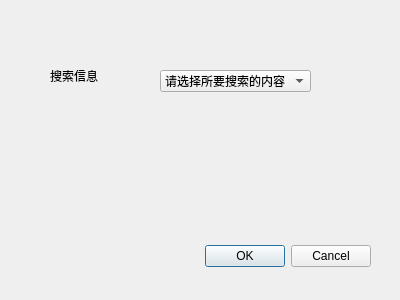
<?xml version="1.0" encoding="UTF-8"?>
<ui version="4.0">
 <class>SearchDialog</class>
 <widget class="QDialog" name="SearchDialog">
  <property name="geometry">
   <rect>
    <x>0</x>
    <y>0</y>
    <width>400</width>
    <height>300</height>
   </rect>
  </property>
  <property name="windowTitle">
   <string>Dialog</string>
  </property>
  <widget class="QDialogButtonBox" name="buttonBox">
   <property name="geometry">
    <rect>
     <x>30</x>
     <y>240</y>
     <width>341</width>
     <height>32</height>
    </rect>
   </property>
   <property name="orientation">
    <enum>Qt::Horizontal</enum>
   </property>
   <property name="standardButtons">
    <set>QDialogButtonBox::Cancel|QDialogButtonBox::Ok</set>
   </property>
  </widget>
  <widget class="QLabel" name="label">
   <property name="geometry">
    <rect>
     <x>50</x>
     <y>70</y>
     <width>54</width>
     <height>12</height>
    </rect>
   </property>
   <property name="text">
    <string>搜索信息</string>
   </property>
  </widget>
  <widget class="QComboBox" name="comboBox">
   <property name="geometry">
    <rect>
     <x>160</x>
     <y>70</y>
     <width>151</width>
     <height>22</height>
    </rect>
   </property>
   <item>
    <property name="text">
     <string>请选择所要搜索的内容</string>
    </property>
   </item>
   <item>
    <property name="text">
     <string>编号</string>
    </property>
   </item>
   <item>
    <property name="text">
     <string>性别</string>
    </property>
   </item>
   <item>
    <property name="text">
     <string>工资</string>
    </property>
   </item>
   <item>
    <property name="text">
     <string>婚否</string>
    </property>
   </item>
  </widget>
 </widget>
 <resources/>
 <connections>
  <connection>
   <sender>buttonBox</sender>
   <signal>accepted()</signal>
   <receiver>SearchDialog</receiver>
   <slot>accept()</slot>
   <hints>
    <hint type="sourcelabel">
     <x>248</x>
     <y>254</y>
    </hint>
    <hint type="destinationlabel">
     <x>157</x>
     <y>274</y>
    </hint>
   </hints>
  </connection>
  <connection>
   <sender>buttonBox</sender>
   <signal>rejected()</signal>
   <receiver>SearchDialog</receiver>
   <slot>reject()</slot>
   <hints>
    <hint type="sourcelabel">
     <x>316</x>
     <y>260</y>
    </hint>
    <hint type="destinationlabel">
     <x>286</x>
     <y>274</y>
    </hint>
   </hints>
  </connection>
 </connections>
</ui>
